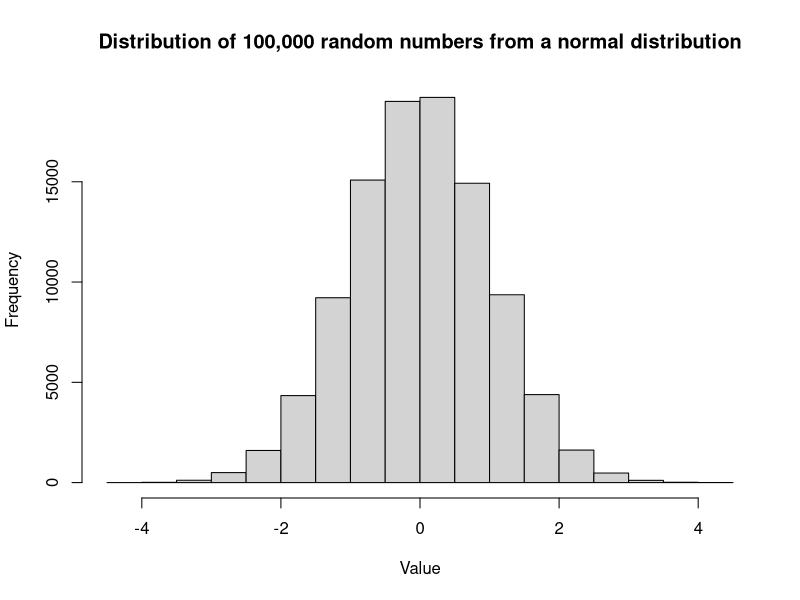
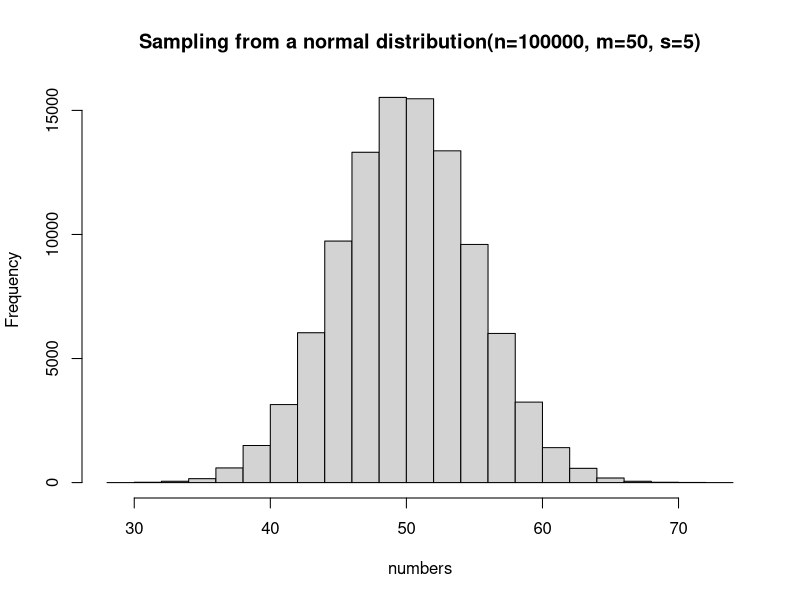

Reproduce these figures in R, in order.
## ---- chunk 1
# Generate 100,000 numbers from a normal distribution with mean=0 and standard deviation=1
numbers <- rnorm(n = 100000, mean = 0, sd = 1)

# Plot a histogram of the generated numbers
hist(numbers, main="Distribution of 100,000 random numbers from a normal distribution", xlab="Value")
## ---- chunk 2
# Parameters
n <- 100000 # Sample size
m <- 50     # Mean of the normal distribution
s <- 5      # Standard deviation of the normal distribution

# Sample n numbers in a normal population of mean m and standard deviation s
numbers <- rnorm(n = n, mean = m, sd = s)

# Plot a histogram of the generated numbers
hist(numbers, 
     main=paste0("Sampling from a normal distribution",
                 "(n=", format(n, scientific = FALSE),
                 ", m=", m,
                 ", s=", s,
                 ")"))

